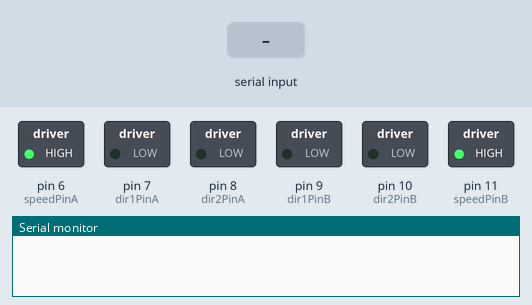
Simulated run of this sketch. Board: Arduino Uno, built with avr-gcc and run on an emulated ATmega328P. Shown: switched loads named in the sketch (green lamp = pin HIGH), the last lines printed to the serial monitor. Inputs (shaded band) come from the test bench.

Above: at 1.2 s.
1.3 s: "1" received over Serial
At 1.7 s:
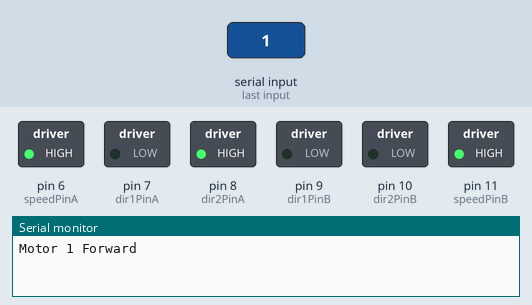
2.8 s: "2" received over Serial
4.3 s: "3" received over Serial
At 5.1 s:
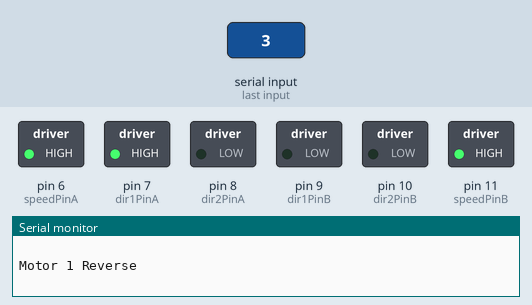
5.8 s: "4" received over Serial
At 6.3 s:
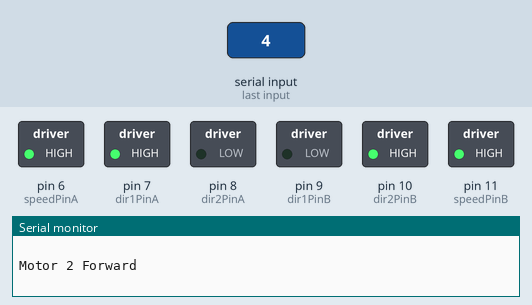
7.3 s: "5" received over Serial
8.8 s: "6" received over Serial
At 9.8 s:
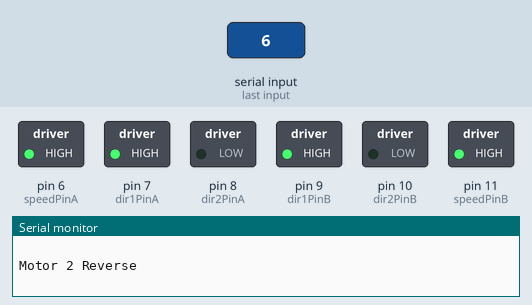
Timing chart, 0 to 11.3 s (numbered marks = the images above; inputs shaded):
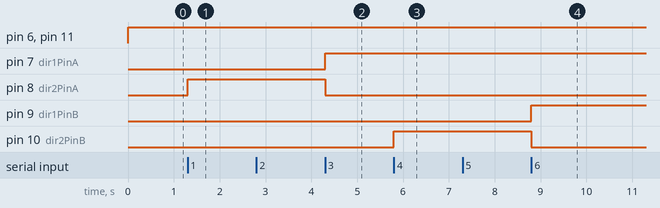

Measured:
- after the input at 1.3 s, pin 8 (dir2PinA): LOW → HIGH at once
- after the input at 4.3 s, pin 7 (dir1PinA): LOW → HIGH at once; pin 8 (dir2PinA): HIGH → LOW at once
- after the input at 5.8 s, pin 10 (dir2PinB): LOW → HIGH at once
- after the input at 8.8 s, pin 9 (dir1PinB): LOW → HIGH at once; pin 10 (dir2PinB): HIGH → LOW at once

The sketch:

TESTMOTOR.ino
```cpp
//Code by Reichenstein7 (thejamerson.com)

//Keyboard Controls:

// 1 -Motor 1 Left

// 2 -Motor 1 Stop

// 3 -Motor 1 Right

// 4 -Motor 2 Left

// 5 -Motor 2 Stop

// 6 -Motor 2 Right

// Declare L298N Dual H-Bridge Motor Controller directly since there is not a library to load.

// Motor 1

int dir1PinA = 7;

int dir2PinA = 8;

int speedPinA = 6; // Needs to be a PWM pin to be able to control motor speed

// Motor 2

int dir1PinB = 9;

int dir2PinB = 10;

int speedPinB = 11; // Needs to be a PWM pin to be able to control motor speed

 int a = 0 ;
 int b = 0;

void setup() {  // Setup runs once per reset

            Serial.begin(9600);

//Define L298N Dual H-Bridge Motor Controller Pins

    pinMode(dir1PinA,OUTPUT);

    pinMode(dir2PinA,OUTPUT);

    pinMode(speedPinA,OUTPUT);

    pinMode(dir1PinB,OUTPUT);

    pinMode(dir2PinB,OUTPUT);

    pinMode(speedPinB,OUTPUT);

//  digitalWrite(speedPinA, HIGH);
//    digitalWrite(speedPinB, HIGH);
}

void loop() {
  digitalWrite(speedPinA,HIGH);
  digitalWrite(speedPinB,HIGH);
// Initialize the Serial interface:

if (Serial.available() > 0) {

int inByte = Serial.read();

int speed; // Local variable

switch (inByte) {

      //______________Motor 1______________

      case '1': // Motor 1 Forward
          analogWrite(speedPinA,255);//Sets speed variable via PWM

          digitalWrite(dir1PinA, LOW);

          digitalWrite(dir2PinA, HIGH);

          Serial.println("Motor 1 Forward"); // Prints out â€œMotor 1 Forwardâ€  on the serial monitor

          Serial.println("   "); // Creates a blank line printed on the serial monitor
//
//              a = digitalRead(12);
//      Serial.println(a);
//       b = digitalRead(13);
//      Serial.println(b);
//      int tmp = analogRead(A0);
//      Serial.println(tmp);
      break;


      case '2': // Motor 1 Stop (Freespin)

          analogWrite(speedPinA, 0);

          digitalWrite(dir1PinA, LOW);

          digitalWrite(dir2PinA, HIGH);

          Serial.println("Motor 1 Stop");

          Serial.println("   ");

//              a = digitalRead(12);
//      Serial.println(a);
//       b = digitalRead(13);
//      Serial.println(b);
      break;


      case '3': // Motor 1 Reverse

          analogWrite(speedPinA, 255);

          digitalWrite(dir1PinA, HIGH);

          digitalWrite(dir2PinA, LOW);

          Serial.println("Motor 1 Reverse");

          Serial.println("   ");
//           a = digitalRead(12);
//      Serial.println(a);
//       b = digitalRead(13);
//      Serial.println(b);

      break;


      //______________Motor 2______________


      case '4': // Motor 2 Forward

          analogWrite(speedPinB, 255);

          digitalWrite(dir1PinB, LOW);

          digitalWrite(dir2PinB, HIGH);

          Serial.println("Motor 2 Forward");

          Serial.println("   ");

      break;


      case '5': // Motor 1 Stop (Freespin)

          analogWrite(speedPinB, 0);

          digitalWrite(dir1PinB, LOW);

          digitalWrite(dir2PinB, HIGH);

          Serial.println("Motor 2 Stop");

          Serial.println("   ");

      break;


      case '6': // Motor 2 Reverse

          analogWrite(speedPinB, 255);

          digitalWrite(dir1PinB, HIGH);

          digitalWrite(dir2PinB, LOW);

          Serial.println("Motor 2 Reverse");

          Serial.println("   ");

      break;


    default:

      // turn all the connections off if an unmapped key is pressed:

      for (int thisPin = 2; thisPin < 11; thisPin++)

      {

        digitalWrite(thisPin, LOW);

      }

    }

  }

}
```
